Frame 1 (no input): blank canvas, image omitted
Frame 60 (no input): blank canvas, image omitted
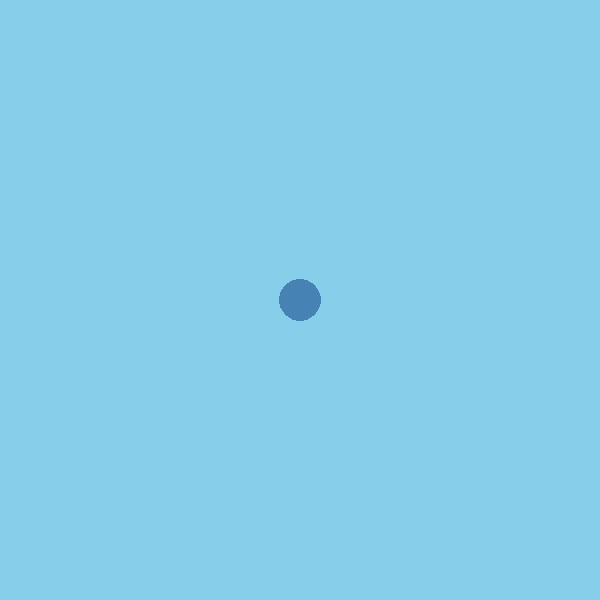
Frame 120 (the mouse pressed at the canvas centre since frame 60)

The p5.js sketch whose frames 1 and 60 were blank and that drew this single picture after the mouse press (run headless with seeded random() and noise() and a simulated clock; from frame 60 on, the mouse is pressed at the canvas centre):

// p5.js sketch
// ── sketch.js
function setup() {
  createCanvas(600, 600);
  background("skyblue");
}

function draw() {
  stroke ("steelblue");
  fill ("steelblue")
  
  if (mouseIsPressed) {
    circle (mouseX,mouseY, 40, 65);
  }
}
